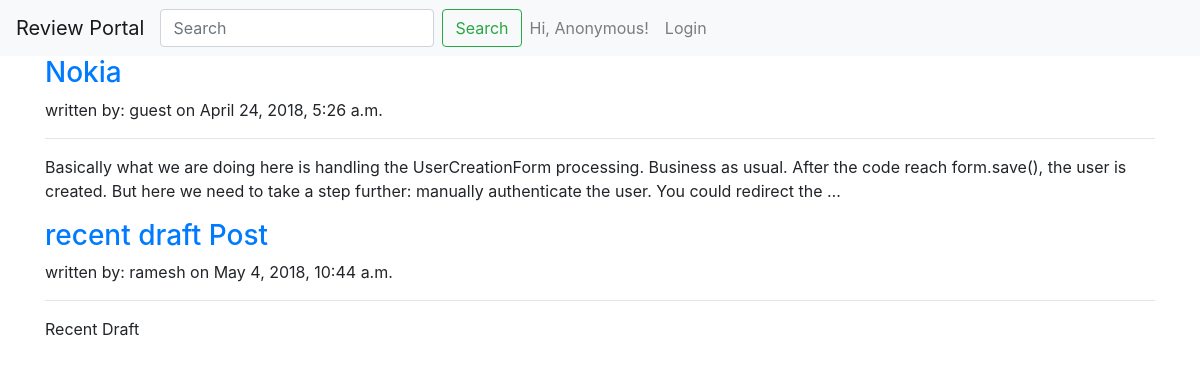
Screenshot of /blog/draft/ with the database file from the repository.
### blog/models.py (models this page shows, shortened)
class Post(models.Model):
    STATUS_CHOICE = (
        ('draft', 'Draft'),
        ('published', 'Published'),
    )
    category = models.ForeignKey(Category)
    title = models.CharField(max_length=250)
    slug = models.CharField(max_length=250, unique=True)
    content = models.TextField()
    seo_title = models.CharField(max_length=250)
    seo_description = models.CharField(max_length=160)
    author = models.ForeignKey(User, related_name='blog_posts')
    published = models.DateTimeField(default=timezone.now)
    created = models.DateTimeField(auto_now_add=True)
    updated = models.DateTimeField(auto_now=True)
    status = models.CharField(max_length=10, choices=STATUS_CHOICE, default='draft')
    def get_absolute_url(self):
        return reverse('blog:post_detail', args=[self.slug])

### blog/views.py (the view)
def draft_list_of_post(request):
    post = Post.objects.filter(status='draft')
    template = 'blog/post/draft_list_of_post.html'
    context = {'post': post}
    return render(request, template, context)

### blog/templates/blog/post/draft_list_of_post.html (shortened to what this page needs)
{% extends 'blog/base.html'%}
{% block content %}
    {% for posts in post %}
        <h3>
            <a href="{{posts.get_absolute_url}}">
                {{ posts.title }}
            </a>
        </h3>
        <p>written by: {{ posts.author }} on {{ posts.published }}</p>
        <hr>
        {{ posts.content|truncatewords:40|linebreaks }}
    {% endfor %}
{% endblock %}

### rows the page displays
Post: title "Nokia", author "guest", published "April 24, 2018, 5:26 a.m.", content "Basically what we are doing here is handling the UserCreationForm processing. Business as usual. After the code reach form.save(), the user is created. But here we need to take a step further: manually authenticate the user. You could redirect the …"
Post: title "recent draft Post", author "ramesh", published "May 4, 2018, 10:44 a.m.", content "Recent Draft"
